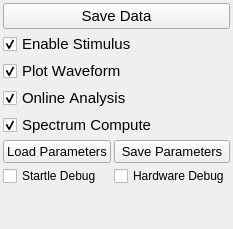
          <widget class="QWidget" name="Settings">
           <attribute name="title">
            <string>Settings</string>
           </attribute>
           <layout class="QGridLayout" name="gridLayout_8">
            <property name="margin">
             <number>3</number>
            </property>
            <property name="spacing">
             <number>3</number>
            </property>
            <item row="0" column="0">
             <layout class="QGridLayout" name="gridLayout_2">
              <property name="spacing">
               <number>3</number>
              </property>
              <item row="0" column="0" colspan="2">
               <widget class="QPushButton" name="Write_Data">
                <property name="font">
                 <font>
                  <family>Arial</family>
                  <pointsize>11</pointsize>
                  <kerning>false</kerning>
                 </font>
                </property>
                <property name="text">
                 <string>Save Data</string>
                </property>
               </widget>
              </item>
              <item row="1" column="0" colspan="2">
               <layout class="QVBoxLayout" name="verticalLayout_4">
                <property name="spacing">
                 <number>3</number>
                </property>
                <item>
                 <widget class="QCheckBox" name="Stimulus_Enable">
                  <property name="font">
                   <font>
                    <family>Arial</family>
                    <pointsize>11</pointsize>
                    <kerning>false</kerning>
                   </font>
                  </property>
                  <property name="text">
                   <string>Enable Stimulus</string>
                  </property>
                  <property name="checked">
                   <bool>true</bool>
                  </property>
                 </widget>
                </item>
                <item>
                 <widget class="QCheckBox" name="Waveform_PlotFlag">
                  <property name="font">
                   <font>
                    <family>Arial</family>
                    <pointsize>11</pointsize>
                    <kerning>false</kerning>
                   </font>
                  </property>
                  <property name="text">
                   <string>Plot Waveform</string>
                  </property>
                  <property name="checked">
                   <bool>true</bool>
                  </property>
                 </widget>
                </item>
                <item>
                 <widget class="QCheckBox" name="OnlineAnalysis_Flag">
                  <property name="font">
                   <font>
                    <family>Arial</family>
                    <pointsize>11</pointsize>
                    <kerning>false</kerning>
                   </font>
                  </property>
                  <property name="text">
                   <string>Online Analysis</string>
                  </property>
                  <property name="checked">
                   <bool>true</bool>
                  </property>
                 </widget>
                </item>
                <item>
                 <widget class="QCheckBox" name="OnlineSpectrum_Flag">
                  <property name="font">
                   <font>
                    <family>Arial</family>
                    <pointsize>11</pointsize>
                    <kerning>false</kerning>
                   </font>
                  </property>
                  <property name="text">
                   <string>Spectrum Compute</string>
                  </property>
                  <property name="checked">
                   <bool>true</bool>
                  </property>
                 </widget>
                </item>
               </layout>
              </item>
              <item row="2" column="0">
               <widget class="QPushButton" name="Load_Params">
                <property name="palette">
                 <palette>
                  <active>
                   <colorrole role="ButtonText">
                    <brush brushstyle="SolidPattern">
                     <color alpha="255">
                      <red>0</red>
                      <green>0</green>
                      <blue>0</blue>
                     </color>
                    </brush>
                   </colorrole>
                  </active>
                  <inactive>
                   <colorrole role="ButtonText">
                    <brush brushstyle="SolidPattern">
                     <color alpha="255">
                      <red>0</red>
                      <green>0</green>
                      <blue>0</blue>
                     </color>
                    </brush>
                   </colorrole>
                  </inactive>
                  <disabled>
                   <colorrole role="ButtonText">
                    <brush brushstyle="SolidPattern">
                     <color alpha="255">
                      <red>106</red>
                      <green>104</green>
                      <blue>100</blue>
                     </color>
                    </brush>
                   </colorrole>
                  </disabled>
                 </palette>
                </property>
                <property name="font">
                 <font>
                  <family>Arial</family>
                  <pointsize>10</pointsize>
                  <kerning>false</kerning>
                 </font>
                </property>
                <property name="text">
                 <string>Load Parameters</string>
                </property>
               </widget>
              </item>
              <item row="2" column="1">
               <widget class="QPushButton" name="Save_Params">
                <property name="palette">
                 <palette>
                  <active>
                   <colorrole role="ButtonText">
                    <brush brushstyle="SolidPattern">
                     <color alpha="255">
                      <red>0</red>
                      <green>0</green>
                      <blue>0</blue>
                     </color>
                    </brush>
                   </colorrole>
                  </active>
                  <inactive>
                   <colorrole role="ButtonText">
                    <brush brushstyle="SolidPattern">
                     <color alpha="255">
                      <red>0</red>
                      <green>0</green>
                      <blue>0</blue>
                     </color>
                    </brush>
                   </colorrole>
                  </inactive>
                  <disabled>
                   <colorrole role="ButtonText">
                    <brush brushstyle="SolidPattern">
                     <color alpha="255">
                      <red>106</red>
                      <green>104</green>
                      <blue>100</blue>
                     </color>
                    </brush>
                   </colorrole>
                  </disabled>
                 </palette>
                </property>
                <property name="font">
                 <font>
                  <family>Arial</family>
                  <pointsize>10</pointsize>
                  <kerning>false</kerning>
                 </font>
                </property>
                <property name="text">
                 <string>Save Parameters</string>
                </property>
               </widget>
              </item>
              <item row="3" column="0">
               <widget class="QCheckBox" name="Startle_Debug">
                <property name="text">
                 <string>Startle Debug</string>
                </property>
               </widget>
              </item>
              <item row="3" column="1">
               <widget class="QCheckBox" name="Hardware_Debug">
                <property name="text">
                 <string>Hardware Debug</string>
                </property>
               </widget>
              </item>
             </layout>
            </item>
            <item row="1" column="0">
             <spacer name="verticalSpacer_5">
              <property name="orientation">
               <enum>Qt::Vertical</enum>
              </property>
              <property name="sizeHint" stdset="0">
               <size>
                <width>20</width>
                <height>40</height>
               </size>
              </property>
             </spacer>
            </item>
           </layout>
          </widget>
